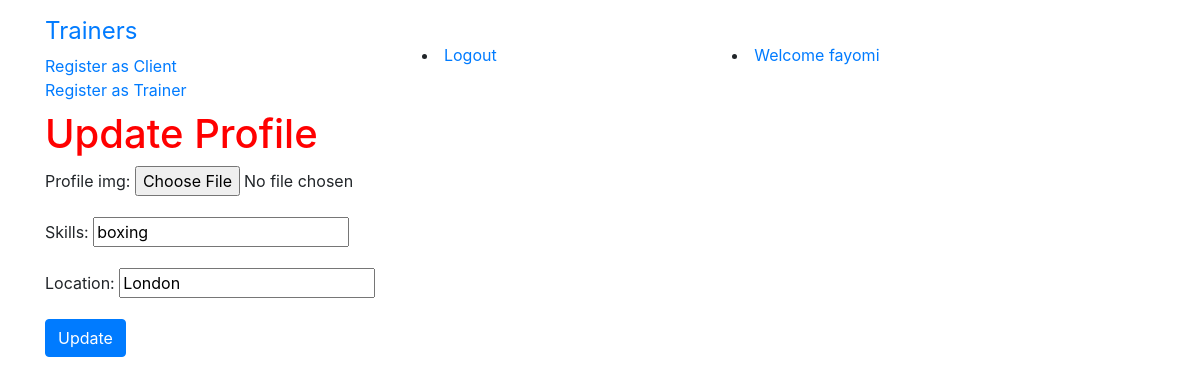
Before: /trainer/update/8/ (signed in) with the older database file.
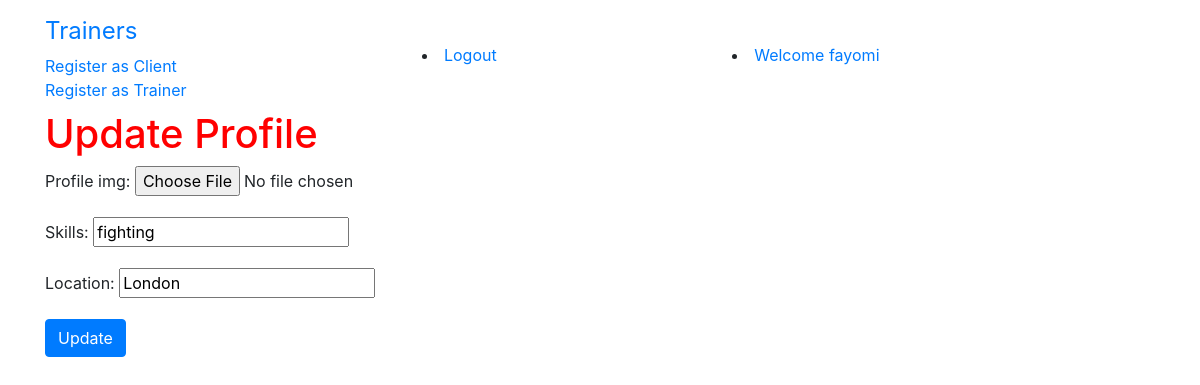
After: the same page with the newer database file.
### gym/models.py (models this page shows, shortened)
class TrainerProfile(models.Model):
    user = models.OneToOneField(User,on_delete=models.CASCADE,primary_key=True)
    name = models.CharField(max_length=100,null=True)
    description = models.TextField()
    age = models.PositiveIntegerField(null=True)
    gender = models.CharField(max_length=30,null=True)
    location = models.CharField(max_length=30,null=True)
    skills = models.CharField(max_length=30,null=True)
    profile_img = models.ImageField(upload_to='profile_image', blank=True)

### gym/views.py (the view)
# urls.py: path('trainer/update/<pk>/',views.TrainerUpdateView.as_view(),name='trainer_update'),
class TrainerUpdateView(LoginRequiredMixin,UpdateView):
    model = TrainerProfile
    fields = ('profile_img','skills','location')

### gym/templates/gym/trainerprofile_form.html (shortened to what this page needs)
{% extends 'base.html'%}
{% block content %}
<h1>Update Profile</h1>
<form method="post">
  {{ form.as_p }}
  <input type="submit" class="btn btn-primary" name="" value="Update">
</form>
{% endblock %}

Changed rows visible on the page:
changed TrainerProfile "London": skills "boxing" → "fighting"
